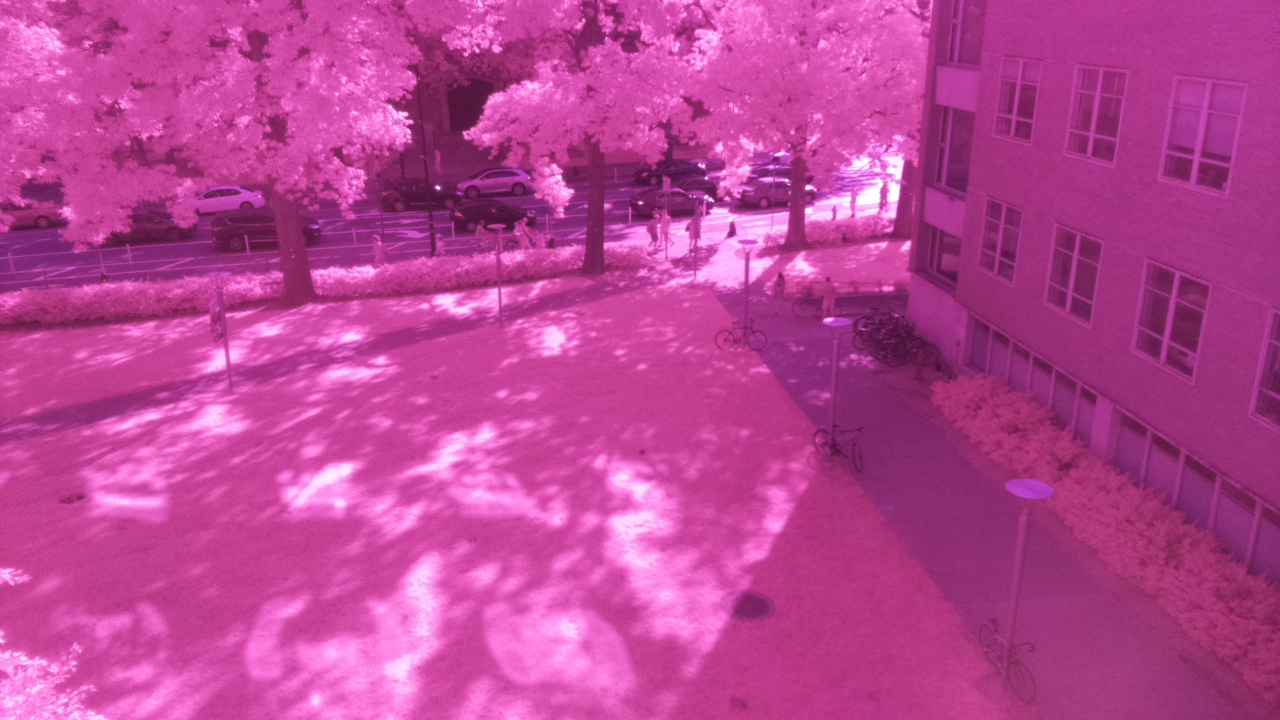
#> input picture images/tush.jpg, 1280 x 720 px
$ python edge_detection.py
#> lines starting #> are read from the running program, lines starting #| are printed output that depends on the picture
import cv2 as cv
import numpy as np

img = cv.imread('images/tush.jpg')
#> img is the input picture: shape (720, 1280, 3); mean B, G, R 148.4, 67.8, 186.6
edges = cv.Canny(img, 50, 100) # (image, lower pixel value, higher pixel value)
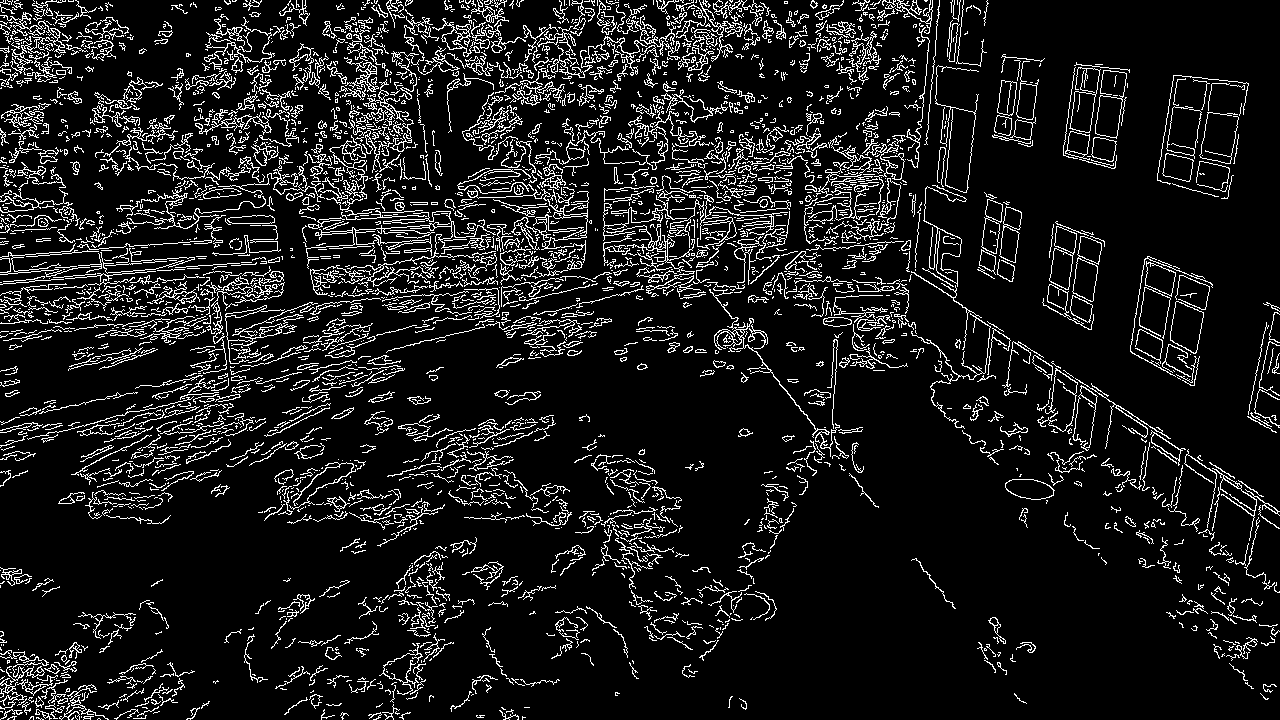
#> edges: shape (720, 1280); 10.5% white in thin lines or dots

while True:
    cv.imshow('', edges)

    if cv.waitKey(0) == ord('q'):
#> (key q is pressed here)
        break

cv.destroyAllWindows()
